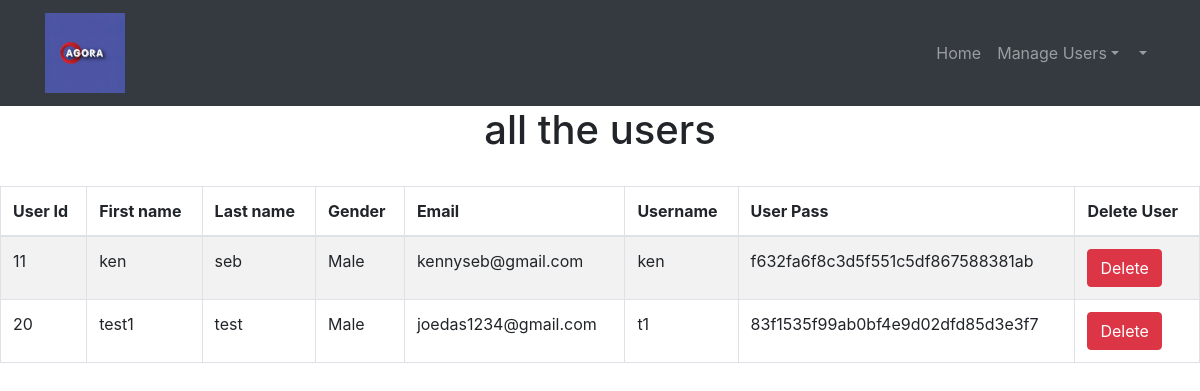
/view_users.php, run on an earlier commit of the app's database.
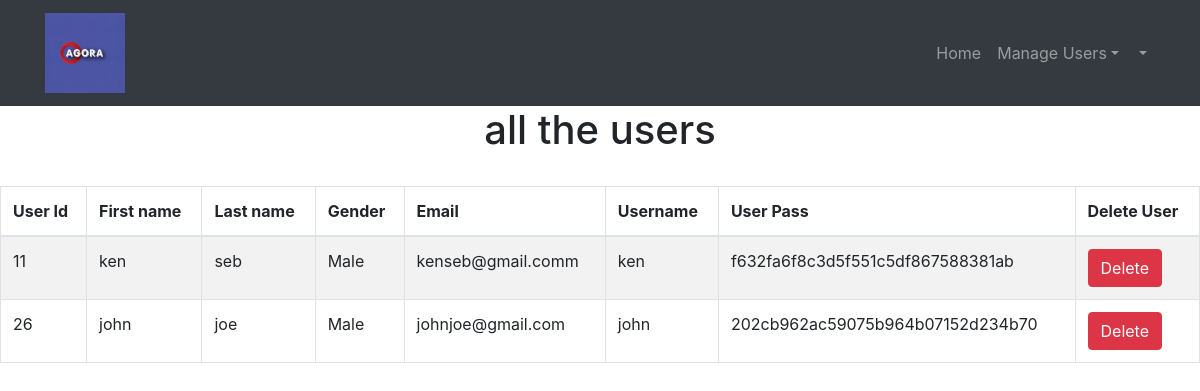
And on a later commit of the database.
### tables this page shows
CREATE TABLE `tbl_user` (
  `user_id` int(11) NOT NULL,
  `fname` varchar(30) NOT NULL,
  `lname` varchar(30) NOT NULL,
  `gender` varchar(10) NOT NULL,
  `email` varchar(25) NOT NULL,
  `username` varchar(25) NOT NULL,
  `password` varchar(50) NOT NULL,
  `user_upvote` int(20) NOT NULL DEFAULT 1,
  `user_downvote` int(20) NOT NULL DEFAULT 1
);

### public_html/view_users.php (the view, shortened to what this page needs)
<?php
$admin_name=$_SESSION['admin_name'];
?>
<!DOCTYPE html>
<html lang="en">
<head>
  <link href="vendor/bootstrap/css/bootstrap.min.css" rel="stylesheet">
</head>
<body>
 <nav class="navbar navbar-expand-lg navbar-dark bg-dark static-top">
    <div class="container">
    <a class="navbar-brand"><img src="img/logo/agora.png" alt="logo" style="width:80px"></a>
      <div class="collapse navbar-collapse" id="navbarResponsive">
        <ul class="navbar-nav ml-auto">
        <li class="nav-item">
            <a class="nav-link" href="index.php">Home
              </a>
          </li>
          <li class="nav-item dropdown">
        <a class="nav-link dropdown-toggle" href="#" id="navbarDropdown" role="button" data-toggle="dropdown" aria-haspopup="true" aria-expanded="false">
        Manage Users</a>
      </li>
          <li class="nav-item dropdown">
        <a class="nav-link dropdown-toggle" href="#" id="navbarDropdown" role="button" data-toggle="dropdown" aria-haspopup="true" aria-expanded="false">
        <?php echo $admin_name;?></a>
      </li>
        </ul>
      </div>
    </div>
  </nav>
  <div class="table-scrol">
    <h1 align="center">all the users</h1>
    <table class="table table-bordered table-hover table-striped" style="table-layout: auto">
        <thead>
        <tr>
            <th>User Id</th>
            <th>First name</th>
            <th>Last name</th>
            <th>Gender</th>
            <th>Email</th>
            <th>Username</th>
            <th>User Pass</th>
            <th>Delete User</th>
        </tr>
        </thead>
        <?php
        include("db.php");
        $view_users_query="SELECT * FROM tbl_user";
        $run=mysqli_query($con,$view_users_query);
        while($row=mysqli_fetch_array($run))
        {
            $user_id=$row[0];
            $fname=$row[1];
            $lname=$row[2];
            $gender=$row[3];
            $email=$row[4];
            $username=$row[5];
            $password=$row[6];
        ?>
        <tr>
            <td><?php echo $user_id;  ?></td>
            <td><?php echo $fname;  ?></td>
            <td><?php echo $lname;  ?></td>
            <td><?php echo  $gender;  ?></td>
            <td><?php echo  $email;  ?></td>
            <td><?php echo  $username;  ?></td>
            <td><?php echo  $password;  ?></td>
           <td><a href="delete_user.php?del=<?php echo $user_id ?>"><button class="btn btn-danger">Delete</button></a></td>
        </tr>
        <?php } ?>
    </table>
        </div>
</body>
</html>

What changed in the data, as far as the page shows it:
removed tbl_user: user_id "20", fname "test1", lname "test", gender "Male", email "joedas1234@gmail.com", username "t1", password "83f1535f99ab0bf4e9d02dfd85d3e3f7"
changed tbl_user "ken": email "kennyseb@gmail.com" → "kenseb@gmail.comm"
added tbl_user: user_id "26", fname "john", lname "joe", gender "Male", email "johnjoe@gmail.com", username "john", password "202cb962ac59075b964b07152d234b70"
